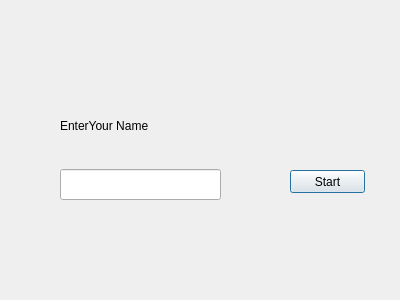
<?xml version="1.0" encoding="UTF-8"?>
<ui version="4.0">
 <class>switchScreen</class>
 <widget class="QDialog" name="switchScreen">
  <property name="geometry">
   <rect>
    <x>0</x>
    <y>0</y>
    <width>400</width>
    <height>300</height>
   </rect>
  </property>
  <property name="windowTitle">
   <string>Dialog</string>
  </property>
  <widget class="QLabel" name="label">
   <property name="geometry">
    <rect>
     <x>60</x>
     <y>110</y>
     <width>131</width>
     <height>31</height>
    </rect>
   </property>
   <property name="text">
    <string>EnterYour Name</string>
   </property>
  </widget>
  <widget class="QLineEdit" name="playerName">
   <property name="geometry">
    <rect>
     <x>60</x>
     <y>169</y>
     <width>161</width>
     <height>31</height>
    </rect>
   </property>
  </widget>
  <widget class="QPushButton" name="switchButton">
   <property name="geometry">
    <rect>
     <x>290</x>
     <y>170</y>
     <width>75</width>
     <height>23</height>
    </rect>
   </property>
   <property name="text">
    <string>Start</string>
   </property>
  </widget>
 </widget>
 <resources/>
 <connections/>
</ui>
